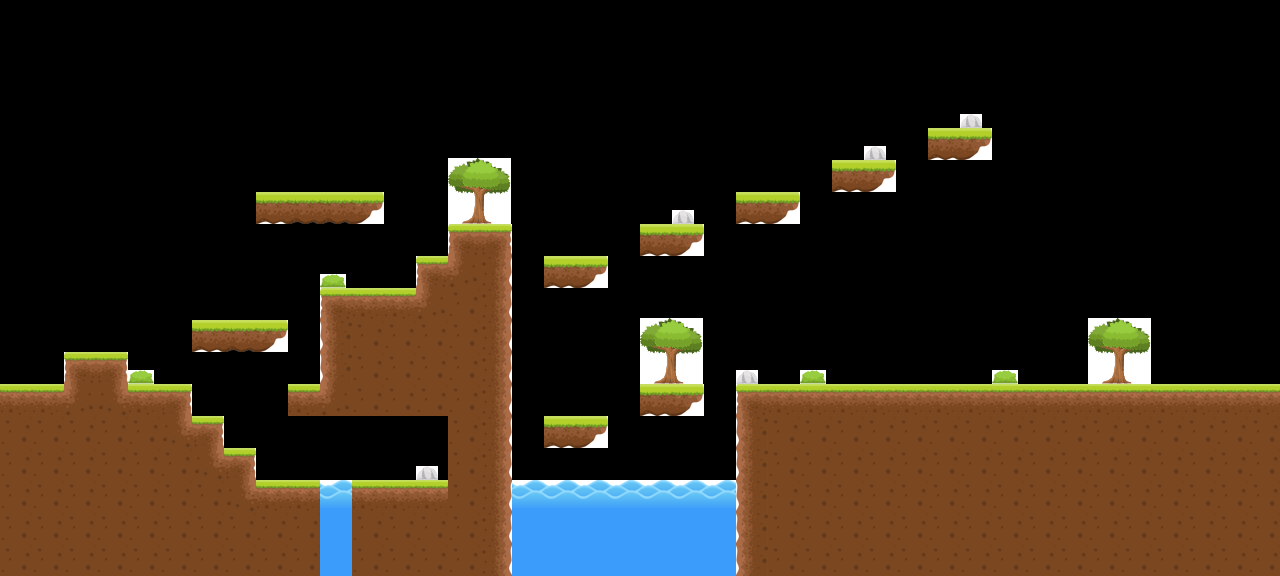

Rendered tile map (Tiled .tmx) drawn with the repository's tilesets; below, a short description and the map source with its tile grids summarised:
An orthogonal 40x18 tile map with 32x32 px tiles, 2 tile layers (Background Layer, Collision Layer).

<map version="1.0" tiledversion="2017.12.07" orientation="orthogonal" renderorder="right-down" width="40" height="18" tilewidth="32" tileheight="32" infinite="0" nextobjectid="1">
 <properties>
  <property name="Map" type="bool" value="true" />
 </properties>
 <tileset firstgid="1" source="TileSetFinal.tsx" />
 <layer name="Background Layer" width="40" height="18">
  <properties>
   <property name="Background" value="bg" />
  </properties>
  <data>[720 cells, 42 non-empty, 7 distinct tile ids]</data>
 </layer>
 <layer name="Collision Layer" width="40" height="18">
  <properties>
   <property name="Blocked" type="bool" value="true" />
  </properties>
  <data>[720 cells, 225 non-empty, 11 distinct tile ids]</data>
 </layer>
</map>
